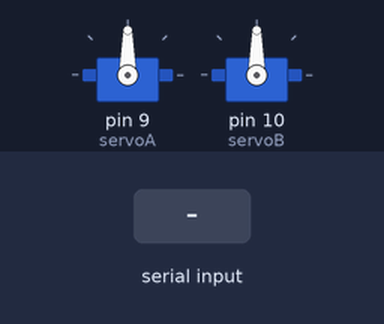
The sketch below on a simulated Arduino Uno, built with avr-gcc and run on an emulated ATmega328P. Shown: 2 × servo. Inputs (shaded band) come from the test bench.

Above: at 1.2 s.
1.3 s: byte 30 received over Serial
At 2.1 s:
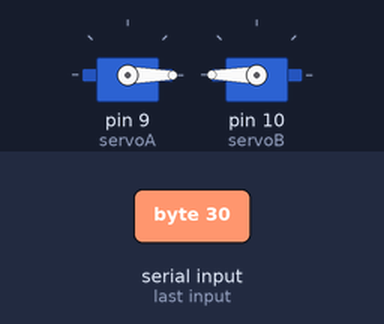
Timing chart, 0 to 4.3 s (numbered marks = the images above; inputs shaded):
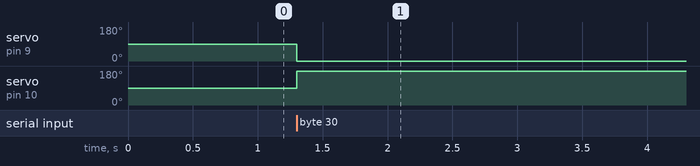

The sketch:

PINBALL__arduino_file_.ino
```cpp
#include <Servo.h>

Servo servoA;
Servo servoB;

int potpin = 0;
int valA;
int valB;

void setup() {
  servoA.attach(9);
  servoB.attach(10);
  Serial.begin(9600);
}

void loop()
{
if(Serial.available())
  {
  valA = Serial.read();
  valA = map(valA, 0, 1, 180, 90);
  servoA.write(valA);

  valB = 180-valA;
  servoB.write(valB);

  delay(15);
  }
}
```

Measured:
- after the input at 1.3 s, servo on pin 9 (servoA): 90° → 0° at once; servo on pin 10 (servoB): 90° → 180° at once
